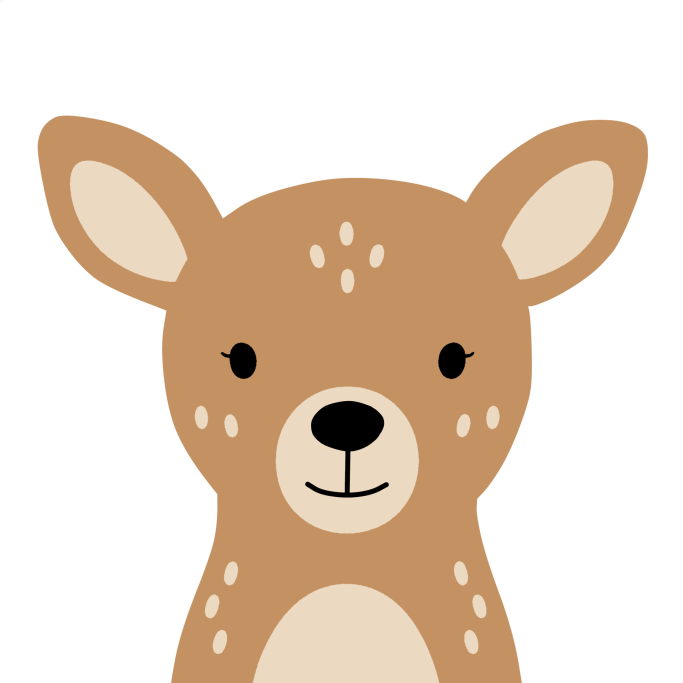
#> input picture web/biche-sinki.png, 2048 x 2048 px, given in place of resources-icon.png, which was not available (shown at 1/3 size)
$ python make-icons.py
#> lines starting #> are read from the running program, lines starting #| are printed output that depends on the picture; after the words box and inside, x2 and y2 are one past the last pixel; in counts of white or black regions, pixels touching at a corner belong together; pictures that were not available may be replaced by others from this repository, and a replacement may not be noted
"""Génère icônes et écrans de démarrage iOS/Android depuis resources-icon.png (logo biche)."""
import glob
import os
import sys

HERE = os.path.dirname(os.path.abspath(__file__))
sys.path.insert(0, os.path.join(HERE, "..", "web", ".pypkgs"))
from PIL import Image  # noqa: E402

src = Image.open(os.path.join(HERE, "resources-icon.png")).convert("RGBA")
#> src is the input picture: PIL image 2048x2048 RGBA; mean R, G, B, A 223.7, 199.3, 175.2, 110.3
bg = src.getpixel((8, 8))[:3]
#> bg = (235, 250, 220)


def flat(img, size):
#> called with size = 1024
    canvas = Image.new("RGB", img.size, bg)
    canvas.paste(img, mask=img.split()[3])
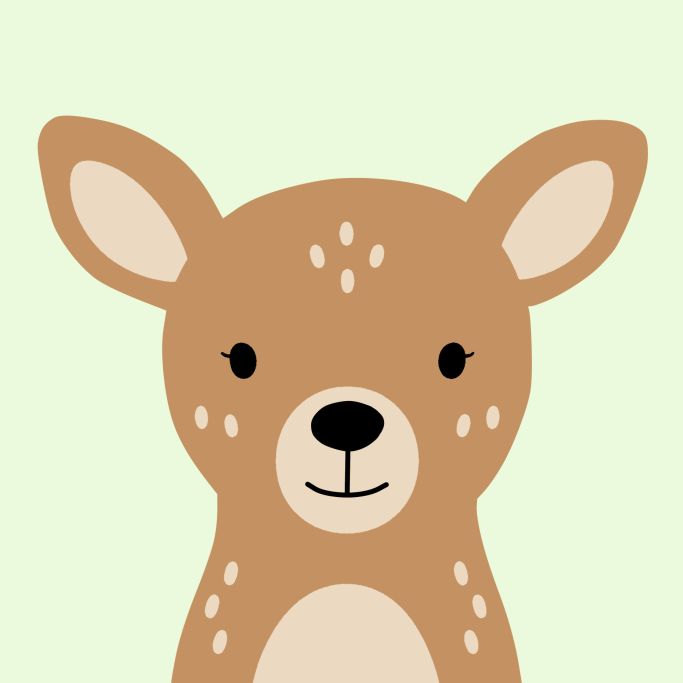
#> canvas: PIL image 2048x2048 RGB (shown at 1/3 size); mean R, G, B 220, 210.6, 175.8
    return canvas.resize((size, size), Image.LANCZOS)


# iOS: une icône 1024 sans transparence (refusée sinon).
flat(src, 1024).save(os.path.join(HERE, "ios/App/App/Assets.xcassets/AppIcon.appiconset/AppIcon-512@2x.png"))

# Android : icônes classiques + premier plan adaptatif (zone sûre 66/108).
legacy = {"mdpi": 48, "hdpi": 72, "xhdpi": 96, "xxhdpi": 144, "xxxhdpi": 192}
res = os.path.join(HERE, "android/app/src/main/res")
for dpi, px in legacy.items():
    icon = flat(src, px)
    icon.save(os.path.join(res, "mipmap-" + dpi, "ic_launcher.png"))
    mask = Image.new("L", (px, px), 0)
    from PIL import ImageDraw
    ImageDraw.Draw(mask).ellipse((0, 0, px - 1, px - 1), fill=255)
    rnd = Image.new("RGBA", (px, px), (0, 0, 0, 0))
    rnd.paste(icon, mask=mask)
    rnd.save(os.path.join(res, "mipmap-" + dpi, "ic_launcher_round.png"))
    fg_px = px * 108 // 48
    inner = int(fg_px * 66 / 108)
    fg = Image.new("RGBA", (fg_px, fg_px), (0, 0, 0, 0))
    fg.paste(flat(src, inner), ((fg_px - inner) // 2, (fg_px - inner) // 2))
    fg.save(os.path.join(res, "mipmap-" + dpi, "ic_launcher_foreground.png"))
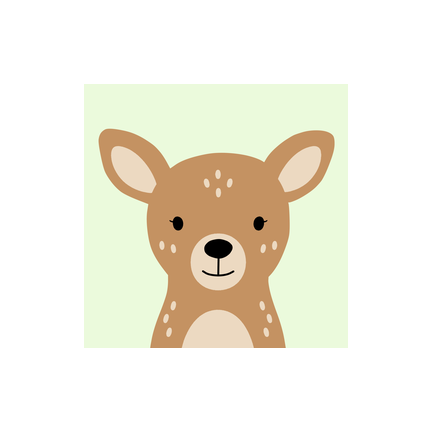
#> fg: PIL image 432x432 RGBA; mean R, G, B, A 82.2, 78.7, 65.7, 95.2; transparent parts drawn white
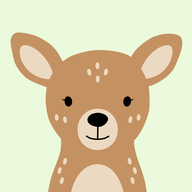
#> icon: PIL image 192x192 RGB; mean R, G, B 220.1, 210.6, 175.8
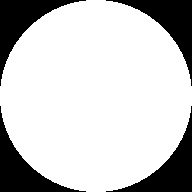
#> mask: PIL image 192x192 L; 78.5% white; 4 black regions, box (x1, y1, x2, y2) and area: (0, 0, 86, 86) 1980, (106, 0, 192, 86) 1980, (0, 106, 86, 192) 1980, (106, 106, 192, 192) 1980
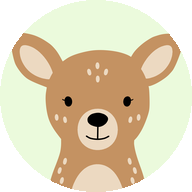
#> rnd: PIL image 192x192 RGBA; mean R, G, B, A 170.2, 158.5, 130.4, 200.2; transparent parts drawn white
with open(os.path.join(res, "values/ic_launcher_background.xml"), "w") as fh:
    fh.write('<?xml version="1.0" encoding="utf-8"?>\n<resources>\n    <color name="ic_launcher_background">#%02X%02X%02X</color>\n</resources>\n' % bg)

# Écrans de démarrage : la biche au centre, même fond que l'icône.
splashes = glob.glob(os.path.join(res, "drawable*/splash.png")) + glob.glob(os.path.join(HERE, "ios/App/App/Assets.xcassets/Splash.imageset/*.png"))
for path in splashes:
    w, h = Image.open(path).size
#> w = 2048; h = 2048
    canvas = Image.new("RGB", (w, h), bg)
    side = int(min(w, h) * 0.45)
#> side = 921
    canvas.paste(flat(src, side), ((w - side) // 2, (h - side) // 2))
#> in flat (call 12), `return canvas.resize((size, size), Image.LANCZOS)`:
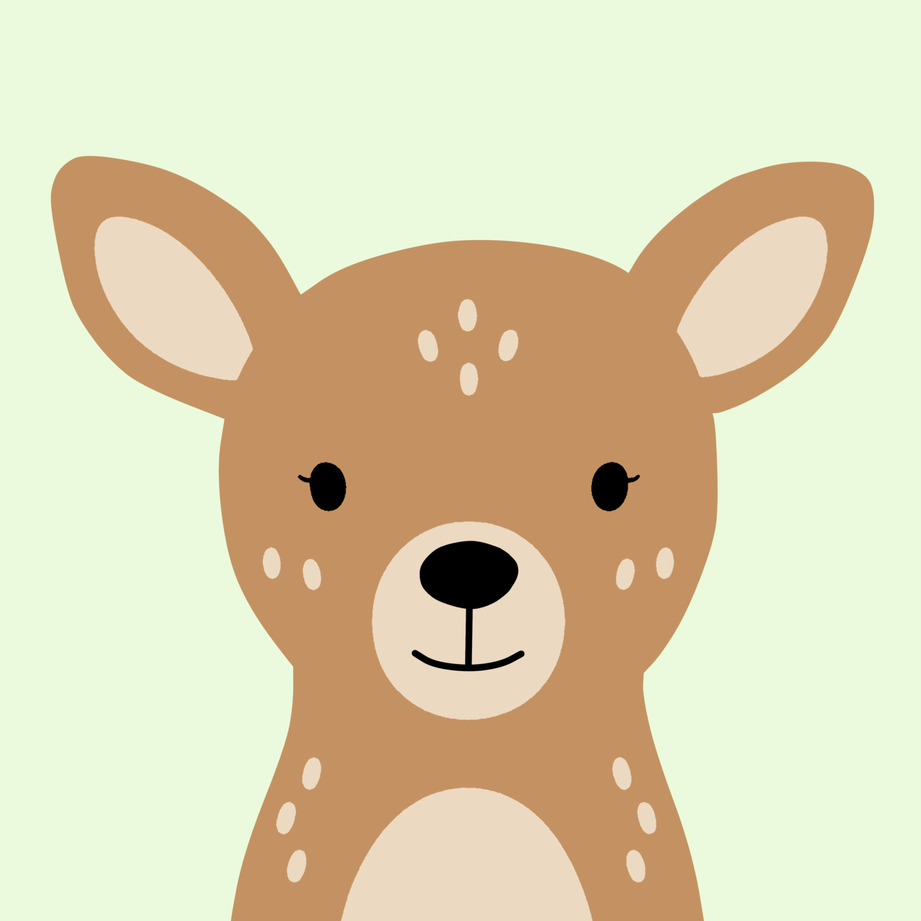
#> returned value: PIL image 921x921 RGB; mean R, G, B 220, 210.6, 175.8
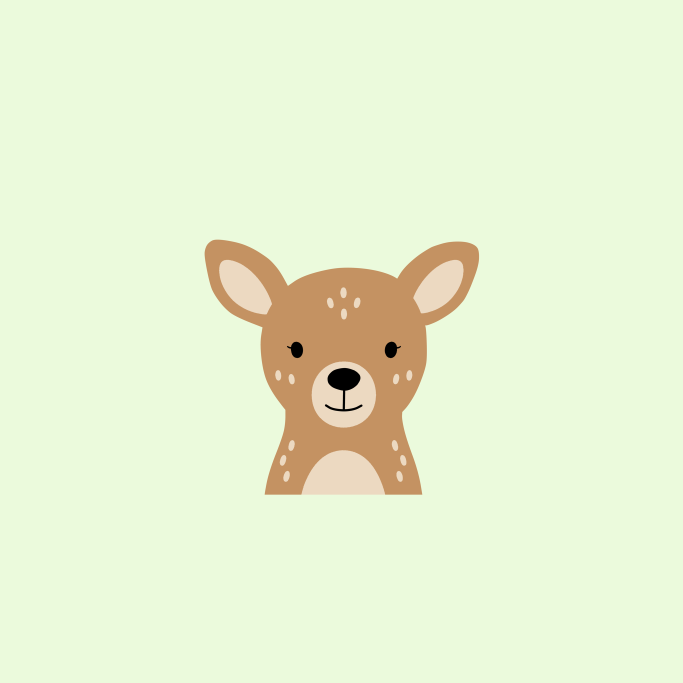
#> canvas: PIL image 2048x2048 RGB (shown at 1/3 size); mean R, G, B 232, 242, 211.1
    canvas.save(path)
print("icônes OK, fond #%02X%02X%02X, %d écrans de démarrage" % (bg + (len(splashes),)))
#| icônes OK, fond #EBFADC, 1 écrans de démarrage
